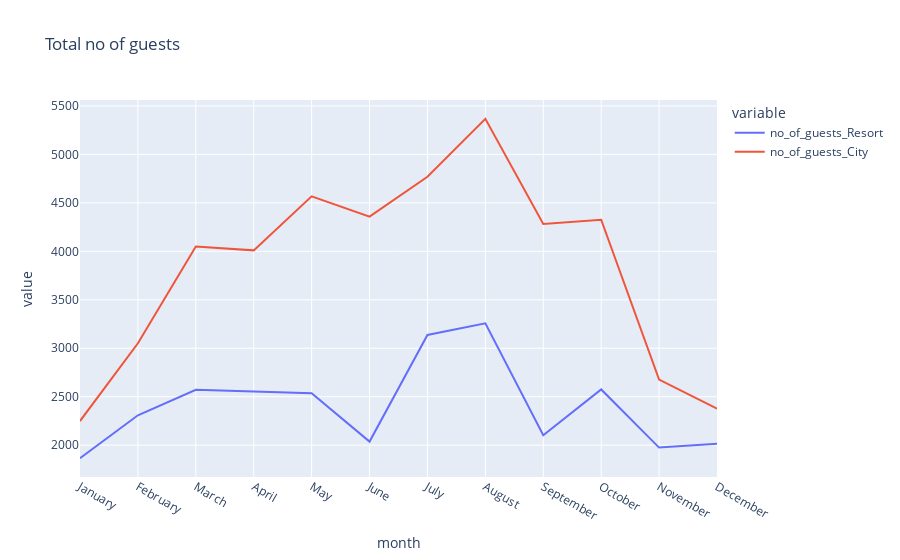

Notebook code cell kept with this figure:
### Code cell
px.line(data_frame=final_rush2,x='month',y=['no_of_guests_Resort', 'no_of_guests_City'],
        title='Total no of guests')

### Figure 1 — Plotly figure (JSON) as saved in the notebook; plotly's stock layout.template omitted (floating-point values rounded to 4 significant figures)
{"data": [{"hovertemplate": "variable=no_of_guests_Resort<br>month=%{x}<br>value=%{y}<extra></extra>", "legendgroup": "no_of_guests_Resort", "line": {"color": "#636efa", "dash": "solid"}, "marker": {"symbol": "circle"}, "mode": "lines", "name": "no_of_guests_Resort", "orientation": "v", "showlegend": true, "type": "scatter", "x": ["January", "February", "March", "April", "May", "June", "July", "August", "September", "October", "November", "December"], "xaxis": "x", "y": [1866, 2308, 2571, 2550, 2535, 2037, 3137, 3257, 2102, 2575, 1975, 2014], "yaxis": "y"}, {"hovertemplate": "variable=no_of_guests_City<br>month=%{x}<br>value=%{y}<extra></extra>", "legendgroup": "no_of_guests_City", "line": {"color": "#EF553B", "dash": "solid"}, "marker": {"symbol": "circle"}, "mode": "lines", "name": "no_of_guests_City", "orientation": "v", "showlegend": true, "type": "scatter", "x": ["January", "February", "March", "April", "May", "June", "July", "August", "September", "October", "November", "December"], "xaxis": "x", "y": [2249, 3051, 4049, 4010, 4568, 4358, 4770, 5367, 4283, 4326, 2676, 2377], "yaxis": "y"}], "layout": {"legend": {"title": {"text": "variable"}, "tracegroupgap": 0}, "title": {"text": "Total no of guests"}, "xaxis": {"anchor": "y", "domain": [0, 1], "title": {"text": "month"}}, "yaxis": {"anchor": "x", "domain": [0, 1], "title": {"text": "value"}}}}
